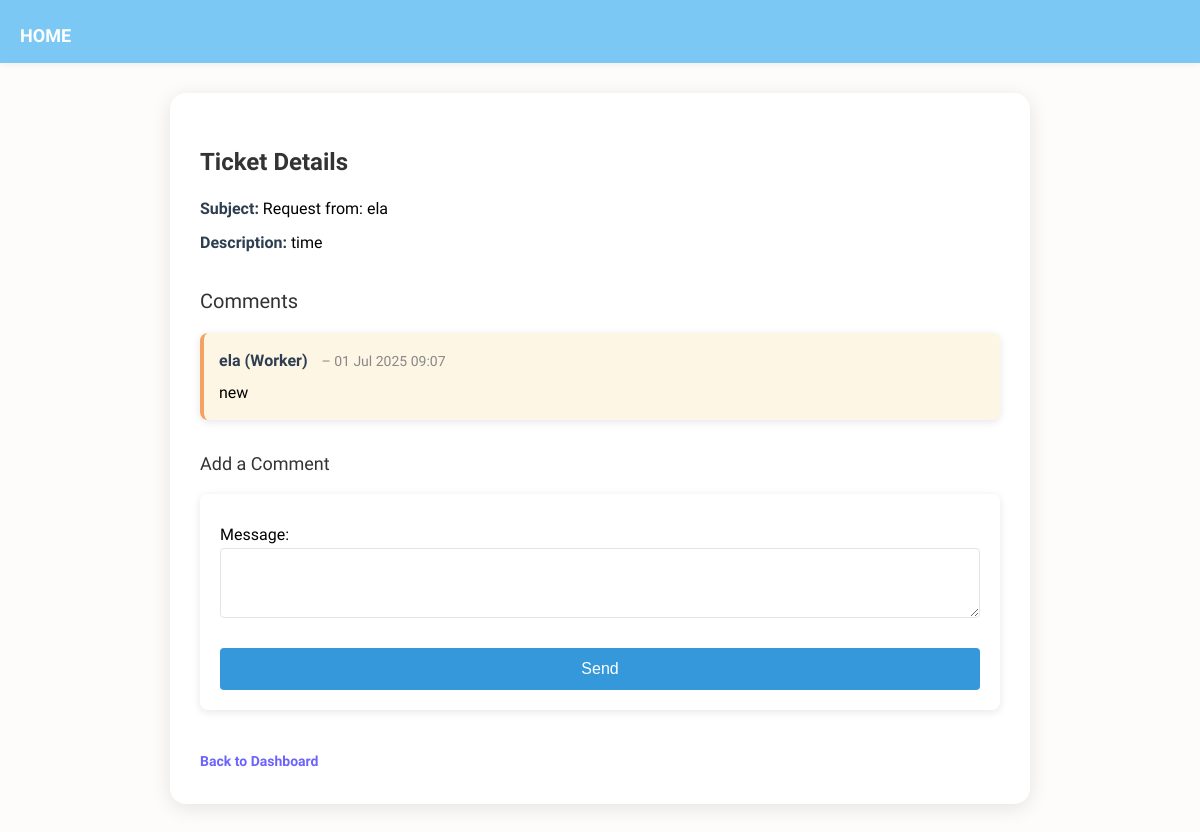
Page /workerticket/42/ (signed in) on the earlier database version.
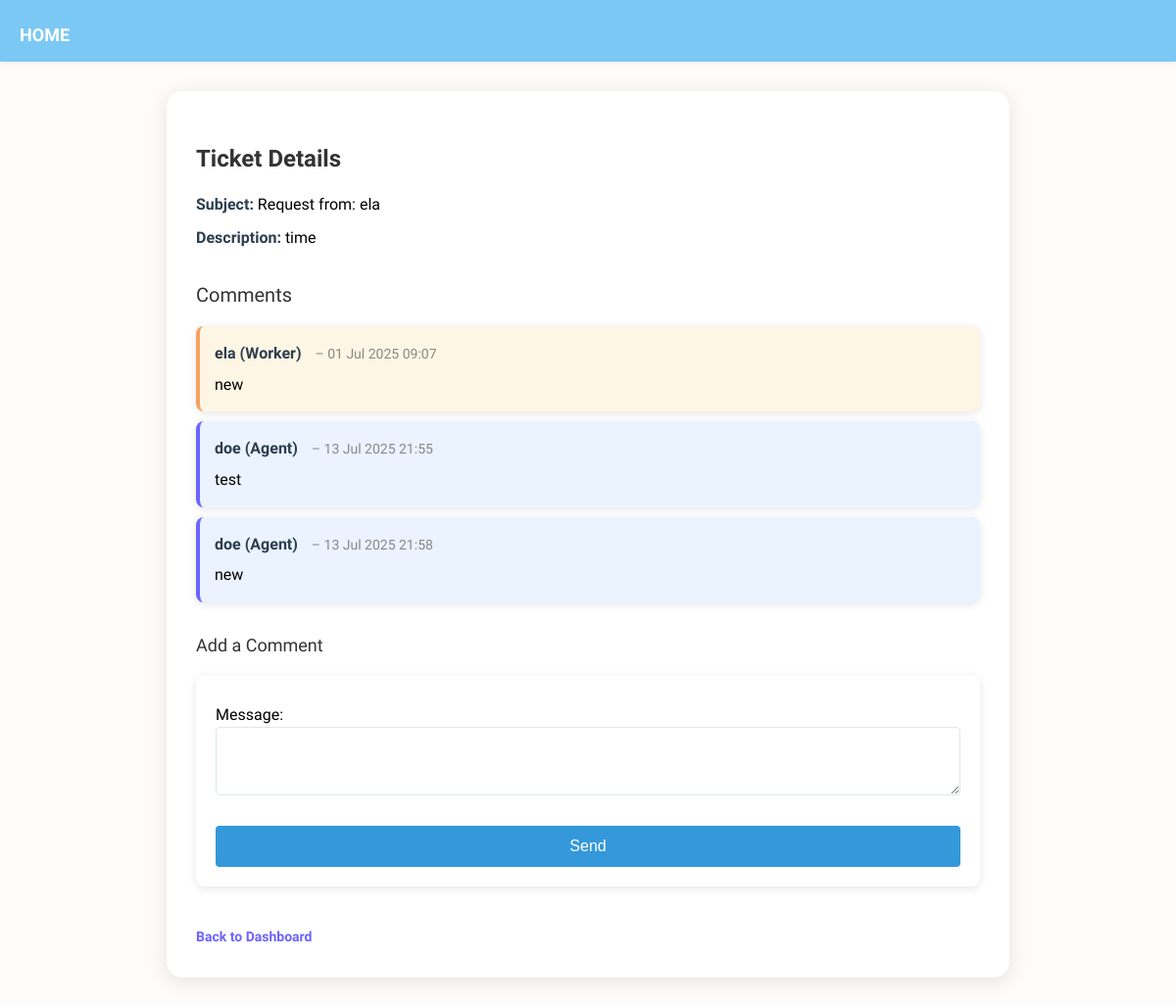
Same page on the later database version.
### helpdeskApp/models.py (models this page shows, shortened)
class Ticket(models.Model):
    STATUS_CHOICES = (
        ('open', 'Open'),
        ('in_progress', 'In Progress'),
        ('resolved', 'Resolved'),
        ('closed', 'Closed'),
    )
    PRIORITY_CHOICES = (
        ('high', 'High'),
        ('medium', 'Medium'),
        ('low', 'Low'),
    )
    CATEGORY_CHOICES = (
        ('software', 'Software'),
        ('hardware', 'Hardware'),
        ('network', 'Network'),
        ('other', 'Other'),
    )
    created_by = models.ForeignKey(
        settings.AUTH_USER_MODEL,
        on_delete=models.CASCADE,
        related_name='created_tickets'
    )
    assigned_to = models.ForeignKey(
        settings.AUTH_USER_MODEL,
        on_delete=models.SET_NULL,
        null=True,
        blank=True,
        limit_choices_to={'role': 'agent'},
        related_name='assigned_tickets'
    )
    subject = models.CharField(max_length=255)
    description = models.TextField()
    status = models.CharField(max_length=20, choices=STATUS_CHOICES, default='open')
    priority = models.CharField(max_length=10, choices=PRIORITY_CHOICES, default='medium')
    category = models.CharField(max_length=20, choices=CATEGORY_CHOICES, default='other')
    created_at = models.DateTimeField(auto_now_add=True)
    updated_at = models.DateTimeField(auto_now=True)

class Comment(models.Model):
    ticket = models.ForeignKey('Ticket', related_name='comments', on_delete=models.CASCADE)
    author = models.ForeignKey(User, on_delete=models.CASCADE)
    message = models.TextField()
    created_at = models.DateTimeField(auto_now_add=True)

class CustomUser(AbstractUser):
    ROLE_CHOICES= (
        ('worker', 'Worker'),
        ('agent','Helpdesk Agent'),
    )
    role=models.CharField(max_length=25, choices=ROLE_CHOICES)

### helpdeskApp/views.py (the view)
# urls.py: path('workerticket/<int:ticket_id>/', views.ticket_detail, name='ticket_detail'),
@login_required
def ticket_detail(request, ticket_id):
    ticket = get_object_or_404(Ticket, id=ticket_id)
    if request.user != ticket.created_by and request.user != ticket.assigned_to and not request.user.is_staff:
        return HttpResponseForbidden()
    comments = ticket.comments.all().order_by('created_at')
    if request.method == 'POST':
        form = CommentForm(request.POST)
        if form.is_valid():
            comment = form.save(commit=False)
            comment.ticket = ticket
            comment.author = request.user
            comment.save()
            return redirect('ticket_detail', ticket_id=ticket.id)
    else:
        form = CommentForm()
    return render(request, 'ticket_detail.html', {
        'ticket': ticket,
        'comments': comments,
        'form': form,
    })

### helpdeskApp/forms.py
class CommentForm(forms.ModelForm):
    class Meta:
        model = Comment
        fields = ['message']
        widgets = {
            'message': forms.Textarea(attrs={'rows': 3}),
        }

### helpdeskApp/templates/ticket_detail.html (shortened to what this page needs)
{% load static %}
<!DOCTYPE html>
<html>
<head>
    <link rel="stylesheet" href="{% static 'css/ticketdetail.css' %}">
    <nav class="navbar">
    <a href="/agent" class="logo"> HOME</a>
    </nav>
</head>
<body>
    <div class="container">
        <section>
            <h2>Ticket Details</h2>
            <p><strong>Subject:</strong> {{ ticket.subject }}</p>
            <p><strong>Description:</strong> {{ ticket.description }}</p>
        </section>
        <section>
            <h3>Comments</h3>
            <ul>
                {% for comment in comments %}
                    {% if comment.author.role == "agent" %}
                        <li style="background-color: #eaf3ff; border-left: 4px solid #6c63ff;">
                            <strong>{{ comment.author.username }} (Agent)</strong>
                    {% else %}
                        <li style="background-color: #fef6e4; border-left: 4px solid #f4a261;">
                            <strong>{{ comment.author.username }} (Worker)</strong>
                    {% endif %}
                            <span style="color:#888;"> – {{ comment.created_at|date:"d M Y H:i" }}</span><br>
                            <div style="margin-top: 6px;">{{ comment.message|linebreaksbr }}</div>
                        </li>
                {% empty %}
                    <li>No comments yet.</li>
                {% endfor %}
            </ul>
        </section>
        <section>
            <h4> Add a Comment</h4>
            <form method="post">
                {{ form.as_p }}
                <button type="submit">Send</button>
            </form>
        </section>
        <a href="{% url 'agent_dashboard' %}">Back to Dashboard</a>
    </div>
</body>
</html>

### helpdeskApp/static/css/ticketdetail.css (style rules this page uses)
body { font-family: 'Quicksand', sans-serif; background-color: var(--bg-light); color: var(--text-dark); margin: 0; padding: 20px; font-size: 16px; line-height: 1.6; }
.container { max-width: 1200px; margin: 0 auto; padding: 0 20px; }
h2 { color: #2c3e50; font-size: 24px; font-weight: 600; margin-bottom: 20px; }
h3 { color: #2c3e50; font-size: 20px; font-weight: 500; margin-bottom: 20px; }
h4 { color: #2c3e50; font-size: 18px; font-weight: 500; margin-bottom: 15px; }
section { margin-bottom: 40px; }
p { margin: 10px 0; }
p strong { color: #2c3e50; }
button, .btn { background: #3498db; color: #fff; border: none; padding: 10px 16px; border-radius: 4px; cursor: pointer; font-size: 14px; transition: background 0.3s ease; }
ul { list-style: none; padding: 0; }
ul li { background: #fff; border-radius: 8px; padding: 15px; margin-bottom: 10px; box-shadow: 0 2px 8px rgba(0, 0, 0, 0.1); transition: transform 0.2s ease, box-shadow 0.2s ease; }
ul li strong { font-size: 16px; color: #2c3e50; }
ul li span { font-size: 14px; color: #7f8c8d; margin-left: 10px; }
form { background: #fff; padding: 20px; border-radius: 8px; box-shadow: 0 2px 8px rgba(0, 0, 0, 0.1); }
form input, form textarea, form select { width: 100%; padding: 10px; margin-bottom: 15px; border: 1px solid #dfe6e9; border-radius: 4px; font-size: 14px; box-sizing: border-box; }
form button[type="submit"] { width: 100%; padding: 12px; background: #3498db; border: none; border-radius: 4px; color: #fff; font-size: 16px; cursor: pointer; transition: background 0.3s ease; }
a { color: #2980b9; text-decoration: none; font-size: 14px; display: inline-block; margin-top: 20px; }
.navbar { background-color: #2c3e50; padding: 15px 20px; box-shadow: 0 2px 4px rgba(0, 0, 0, 0.1); position: sticky; top: 0; z-index: 1000; margin-bottom: 20px; }
.navbar .logo { color: #fff; font-size: 24px; font-weight: 600; text-decoration: none; }

### helpdeskApp/templates/ticket_detail.html (style rules this page uses)
body { font-family: 'Quicksand', sans-serif; background-color: #fdfcfb; margin: 0; padding: 0; }
.container { max-width: 800px; margin: 30px auto; background-color: #ffffff; padding: 30px; border-radius: 16px; box-shadow: 0 4px 20px rgba(0,0,0,0.1); }
h2, h3, h4 { color: #333; margin-bottom: 15px; }
section { margin-bottom: 30px; }
p { margin: 8px 0; line-height: 1.6; }
strong { color: #555; }
ul { list-style-type: none; padding: 0; }
li { background: #f9f9f9; padding: 12px 16px; border-radius: 10px; margin-bottom: 10px; box-shadow: 0 1px 3px rgba(0,0,0,0.05); }
form { display: flex; flex-direction: column; }
textarea, input[type="text"] { font-family: inherit; padding: 12px; border-radius: 10px; border: 1px solid #ccc; margin-bottom: 12px; resize: vertical; font-size: 14px; }
button { background-color: #6c63ff; color: white; padding: 12px 20px; border: none; border-radius: 10px; font-size: 16px; cursor: pointer; transition: background 0.3s ease; }
a { display: inline-block; margin-top: 10px; text-decoration: none; color: #6c63ff; font-weight: 600; }
.navbar { background-color: #7bc8f4ff; padding: 12px 20px; box-shadow: 0 2px 6px rgba(0, 0, 0, 0.05); }
.navbar .logo { color: white; font-weight: 600; font-size: 18px; text-decoration: none; }

Differences in the rows shown:
added Comment: author.username "doe", created_at "13 Jul 2025 21:55", message "test"
added Comment: author.username "doe", created_at "13 Jul 2025 21:58", message "new"
